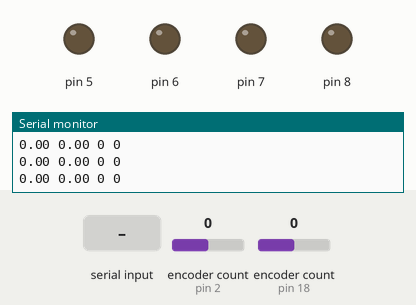
A sketch run on a simulated Arduino Uno, built with avr-gcc and run on an emulated ATmega328P. Shown: output pins drawn as LEDs (lit = HIGH), the last lines printed to the serial monitor. The inputs (shaded band) are chosen by the test bench; at power-on: encoder count (sensors on pin 2, pin 18) 0.

Above: at 1.2 s.
1.3 s: "30,150\n" received over Serial
At 4.1 s:
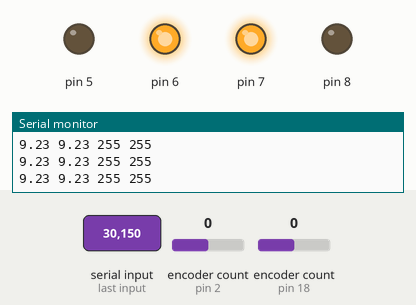
4.3 s: "5\n" received over Serial
At 7.0 s:
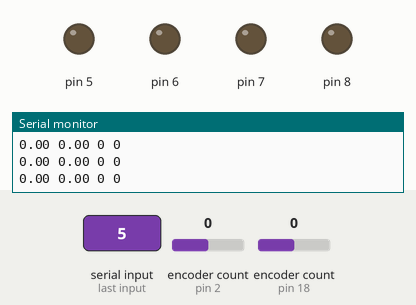
7.3 s: "200\n" received over Serial
At 10.1 s:
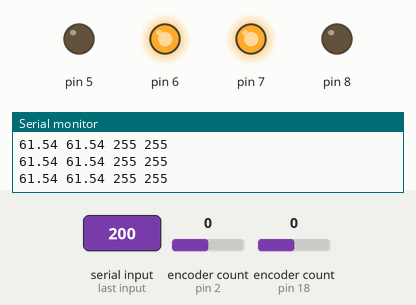
10.3 s: "1,90\n" received over Serial
At 12.9 s:
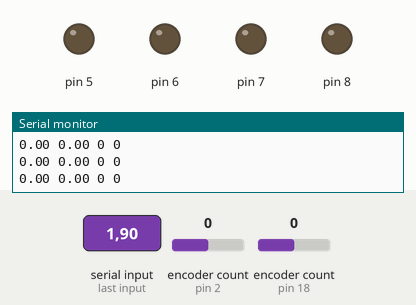
Timing chart, 0 to 14.3 s (numbered marks = the images above; inputs shaded):
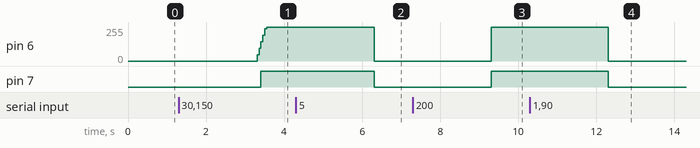

The sketch:

PID_Control.ino
```cpp
#include <Encoder.h>
#include "Robot.h"

#define T 50

Robot robot;

Encoder encoder1 = Encoder(18, 19);
Encoder encoder2 = Encoder(2, 3);
long newPos1 = 0, oldPos1 = 0, ticks1 = 0;  //1 -----> right
long newPos2 = 0, oldPos2 = 0, ticks2 = 0;  //2 -----> left

long oldt;
double targetV = 0, targetW = 0;

void setup()
{
    Serial.begin(9600);
    oldt = millis();
}

void loop()
{

    if(Serial.available())
    {
        String s = Serial.readStringUntil(' ');
        targetV = s.toInt();    //(cm/sec)

        s = Serial.readStringUntil('\n');
        targetW = s.toInt();    //(milli rad/sec)
        targetW /= 1000;        //(rad/sec)
    }

	robot.setTarget(targetV, targetW);

    while(millis()-oldt < T){}
    oldt = millis();

    newPos1 = encoder1.read();
    newPos2 = encoder2.read();
    ticks1 = newPos1 - oldPos1;
    ticks2 = newPos2 - oldPos2;
    oldPos1 = newPos1;
    oldPos2 = newPos2;

    robot.update(ticks1, ticks2);

    Serial.print(robot.right.targetSpeed);
    Serial.print(" ");
    Serial.print(robot.left.targetSpeed);
    Serial.print(" ");

    Serial.print(robot.right.pwm);
    Serial.print(" ");
    Serial.println(robot.left.pwm);
}
```

Motor.h
```cpp
#ifndef __MOTOR__
#define __MOTOR__

#include <math.h>

#define MAXPWM 255
#define MINSPEED 2
#define TPR (8.0 * 75.0)  //Ticks per rev.
#define KP 5
#define KI 0.1
#define KD 0
#define R  3.25


struct Motor
{
    byte pin1, pin2;
    int pwm = 0;
    double speed = 0, targetSpeed = 0;
    long oldt;
    double E = 0, olde = 0;

    /*
     * Assign the values to pwmPin1 and pwmPin2 such that when the PWM is applied to
     * pin1 and pin2 is set to 0 the motor moves in the forward direction.
     */

    Motor(byte pwmPin1, byte pwmPin2)
    {
        oldt = millis();
        pin1 = pwmPin1;
        pin2 = pwmPin2;
        pinMode(pin1, OUTPUT);
        pinMode(pin2, OUTPUT);

        digitalWrite(pin1, 0);
        digitalWrite(pin2, 0);
    }

    // Sets the desired angular velocity of the motor in rad/sec
    void setTargetSpeed(double targetSpeed)
    {
        this->targetSpeed = targetSpeed;
        if(abs(targetSpeed) < MINSPEED)  flush();
    }

    // Returns the current target speed in rad/sec
    double getTargetSpeed()
    {
        return targetSpeed;
    }

    // Returns the speed measured during the last call to the update function
    double getSpeed()
    {
        return speed;
    }


    // Computes the current speed.
    // Modifies the PWM value to track the target speed.
    // Returns the distance covered by the wheel since the last call in (cm).
    double update(long ticks)
    {
        long t = millis()-oldt;
        oldt = millis();

        double ticksPerSec = ticks*(1000.0/t);
        speed = (ticksPerSec/TPR)*2*M_PI;
        double e = targetSpeed - speed;
        double de = (e-olde);
        olde = e;
        E += e;
        pwm += (int)(KP*e + KD*de + KI*E);

        byte pwmPin, gndPin;
        if(targetSpeed > 0)
        {
            pwm = constrain(pwm, 0, MAXPWM);
            pwmPin = pin1, gndPin = pin2;
        }
        else
        {
            pwm = constrain(pwm, -MAXPWM, 0);
            pwmPin = pin2, gndPin = pin1;
        }

        if(abs(targetSpeed) < 1) pwm = 0;
        digitalWrite(gndPin, 0);
        analogWrite(pwmPin, abs(pwm));

        return 2*M_PI*R*(ticks/TPR);
    }

    void flush()
    {
        targetSpeed = pwm = E = olde = 0;
    }
};

#endif
```

Robot.h
```cpp
#ifndef __ROBOT__
#define __ROBOT__

#include "Motor.h"

#define L 20

struct Robot
{
    double dl, dr;
    Motor right = Motor(6, 5);
    Motor left = Motor(7, 8);

    //vc: Target linear velocity of the robot (cm/sec)
    //wc: Target angular velocity of the robot (rad/sec)
    //The function uses inverse kinematics to set the desired angular velocities of the two motors
    void setTarget(double vc, double wc)
    {
        right.setTargetSpeed((2*vc+wc*L) / (2.0*R));
        left.setTargetSpeed((2*vc-wc*L) / (2.0*R));
    }

    //Modifies the PWM of the left and right motors to track the desired linear and angular velocities.
    void update(long deltaTicks1, long deltaTicks2)
    {
        dr = right.update(deltaTicks1);
        dl = left.update(deltaTicks2);
    }
};

#endif
```

Measured:
- after the input at 1.3 s, pin 6: 0/255 → 255/255 after 2.0 s; pin 7: LOW → HIGH after 2.1 s
- after the input at 4.3 s, pin 6: 255/255 → 0/255 after 2.0 s; pin 7: HIGH → LOW after 2.0 s
- after the input at 7.3 s, pin 6: 0/255 → 255/255 after 2.0 s; pin 7: LOW → HIGH after 2.0 s
- after the input at 10.3 s, pin 6: 255/255 → 0/255 after 2.0 s; pin 7: HIGH → LOW after 2.0 s
